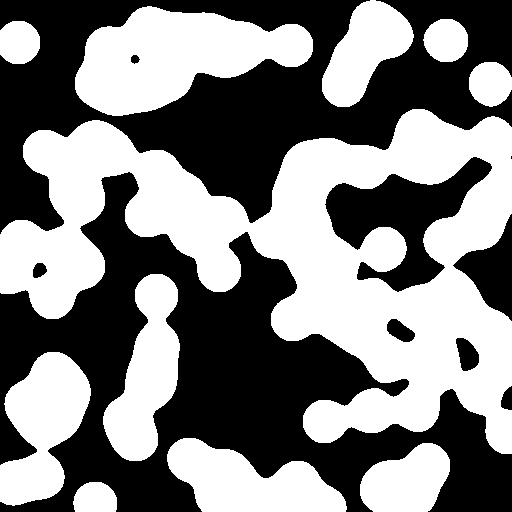
#> input picture skimage.data.binary_blobs(), 512 x 512 px
$ jupyter execute 'Hello World.ipynb'
#> lines starting #> are read from the running program, lines starting #| are printed output that depends on the picture; after the words box and inside, x2 and y2 are one past the last pixel; in counts of white or black regions, pixels touching at a corner belong together
[cell 1]
from skimage import data
import matplotlib.pyplot as plt

image = data.binary_blobs()
#> image is the input picture: shape (512, 512) bool; 50% white; 11 white regions, largest, box (x1, y1, x2, y2) and area: (0, 109, 512, 454) 75070, (75, 6, 313, 116) 15620, (0, 352, 91, 506) 8577
plt.imshow(image)
plt.show()

[cell 2]
import matplotlib.image as mping

image_path = "./Chuot.jpg"
img = mping.imread(image_path)
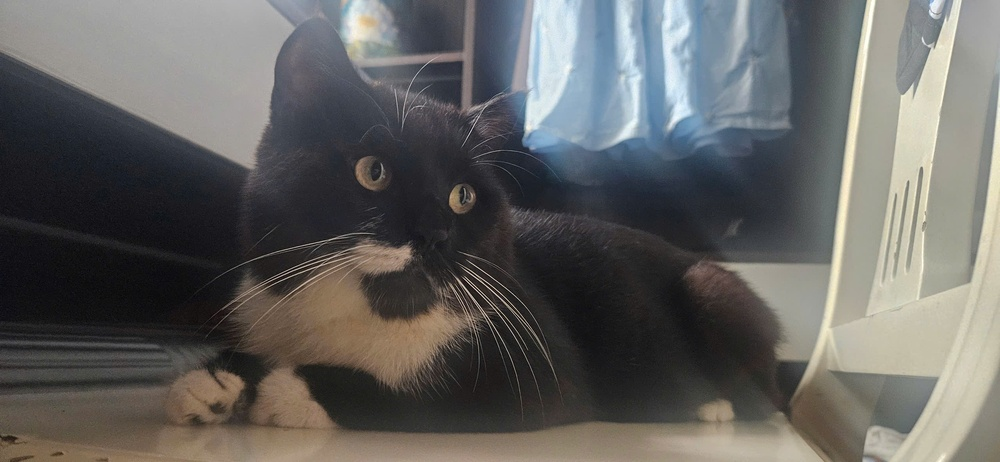
#> input picture IVP501/Chuot.jpg, 1000 x 462 px, shrunk from 2560 x 1183 before the run
#> img is the input picture: shape (462, 1000, 3); mean R, G, B 99.3, 98.6, 96.4

plt.imshow(img)
print(img.shape)
#| (462, 1000, 3)

## Translation

[cell 3]
import numpy as np

tx = 3
ty = 2

T = np.array((
  (1, 0, tx),
  (0, 1, ty),
  (0, 0, 1)
  ))

print(T)

[cell 4]
A = np.array((2, 3, 1))
B = np.array((4, 3, 1))
C = np.array((2, 1, 1))

G=np.array([A,B,C,A])

print(G)

[cell 5]
plt.plot(G[:, 0], G[:, 1], marker="o")
plt.xlim(0, 8)
plt.ylim(0, 8)
plt.grid(True)
plt.show()
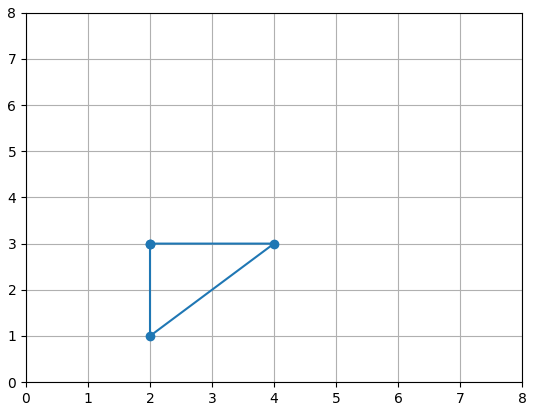
#> figure drawn by matplotlib, 1 panel

[cell 6]
print(G[0, :])
print(T.dot(G[0, :]))
print(G.shape)

[cell 7]
G_t = np.zeros_like(G)
for i in range(G.shape[0]):
    G_t[i] = T.dot(G[i, :])

print(G_t)

plt.plot(G[:, 0], G[:, 1], marker="o")
plt.plot(G_t[:, 0], G_t[:, 1], marker="o")
plt.xlim(0, 8)
plt.ylim(0, 8)
plt.grid(True)
plt.show()

## Scale

[cell 8]
tx = 0
ty = 0
sx = 2
sy = 1.5

S = np.array((
  (sx, 0, tx),
  (0, sy, ty),
  (0, 0, 1)
  ))

print(S)

[cell 9]
G_s=np.zeros_like(G)
for i in range(G.shape[0]):
    G_s[i]=S.dot(G[i,:])

print(G_s)

[cell 10]
plt.plot(G[:, 0], G[:, 1], marker="o")
plt.plot(G_t[:, 0], G_t[:, 1], marker="o")
plt.plot(G_s[:, 0], G_s[:, 1], marker="o")
plt.xlim(0, 10)
plt.ylim(0, 10)
plt.grid(True)
plt.show()
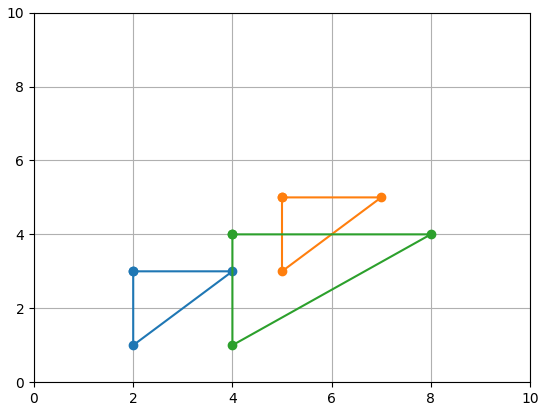
#> figure drawn by matplotlib, 1 panel

## Rotation

[cell 11]
G_r=np.zeros_like(G)
theta=np.radians(90)
R=np.array(((np.cos(theta),-np.sin(theta),0),
            (np.sin(theta),np.cos(theta),0),
            (0,0,1)))

print(R)

[cell 12]
for i in range(G.shape[0]):
    G_r[i]=R.dot(G[i,:])

print(G_r)

[cell 13]
plt.plot(G[:, 0], G[:, 1], marker="o")
plt.plot(G_t[:, 0], G_t[:, 1], marker="o")
plt.plot(G_s[:, 0], G_s[:, 1], marker="o")
plt.plot(G_r[:, 0], G_r[:, 1], marker="o")
plt.xlim(-4, 10)
plt.ylim(0, 10)
plt.grid(True)
plt.show()
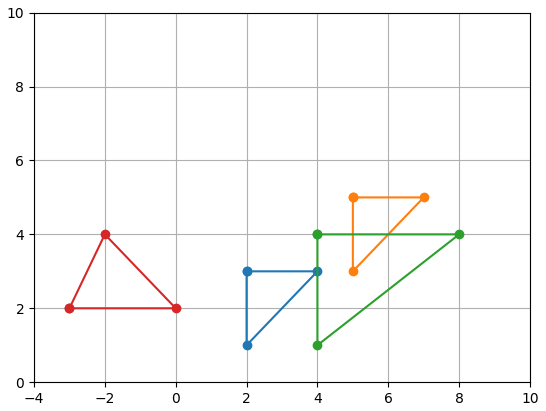
#> figure drawn by matplotlib, 1 panel
